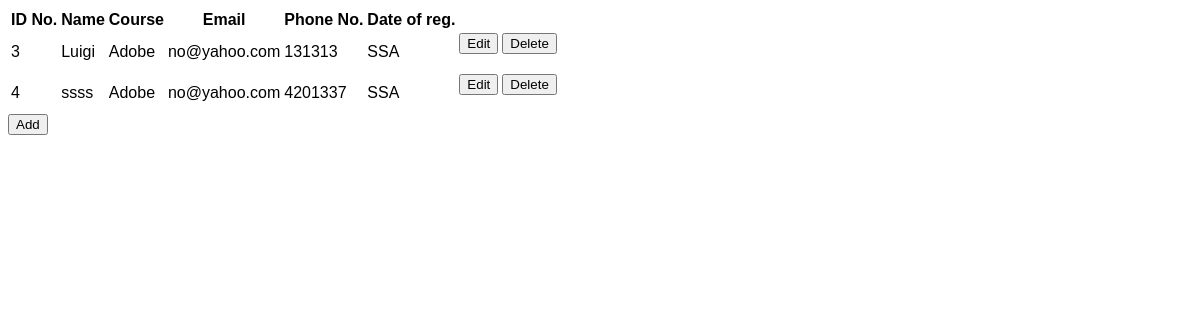
Page /adminview.php on the committed database.
### tables this page shows
CREATE TABLE `tblregistrants` (
  `regid` int(11) NOT NULL,
  `regname` varchar(255) NOT NULL,
  `course` varchar(255) NOT NULL,
  `email` varchar(255) NOT NULL,
  `phone` int(11) NOT NULL,
  `date` varchar(255) NOT NULL
);

### adminview.php (the view, shortened to what this page needs)
<html>
<head>
<link rel="stylesheet" href="style.css" type="text/css" />
</head>
<?php
include 'database.php';
$sql = "SELECT * FROM tblregistrants";
$result = mysqli_query($con, $sql);
while ($rows = mysqli_fetch_array($result)) {
	$student_list[] = array('regid' => $rows['regid'],
						  'regname' => $rows['regname'],
						  'course' => $rows['course'],
						  'email' => $rows['email'],
						  'phone' => $rows['phone'],
						  'date' => $rows['date']);
}
?>
<body>
	<table>
		<tr>
			<th>ID No.</th>
			<th>Name</th>
			<th>Course</th>
			<th>Email</th>
			<th>Phone No.</th>
			<th>Date of reg.</th>
		</tr>
		<tbody>
			<?php foreach ($student_list as $register) :?>
			<td><?php echo $register["regid"] ?></td>
			<td><?php echo $register["regname"] ?></td>
			<td><?php echo $register["course"] ?></td>
			<td><?php echo $register["email"] ?></td>
			<td><?php echo $register["phone"] ?></td>
			<td><?php echo $register["date"] ?></td>
			<td>
				<form method="post" action="index.php">
					<input type="submit" value="Edit">
				</form>
			</td>
			<td>
				<form method="post" action="delete.php">
					<input type="submit" value="Delete">
				</form>
			</td>
		</tbody>
		<?php endforeach; ?>
	</table>
	<form method="post" action="update.php">
					<input type="submit" value="Add">
				</form>
		</body>

### style.css (style rules this page uses)
body { font-size: 87.5%; font-family: Arial, sans-serif; line-height: 1.5 }

### rows in the picture
tblregistrants: regid "3", regname "Luigi", course "Adobe", email "no@yahoo.com", phone "131313", date "SSA"
tblregistrants: regid "4", regname "ssss", course "Adobe", email "no@yahoo.com", phone "4201337", date "SSA"
